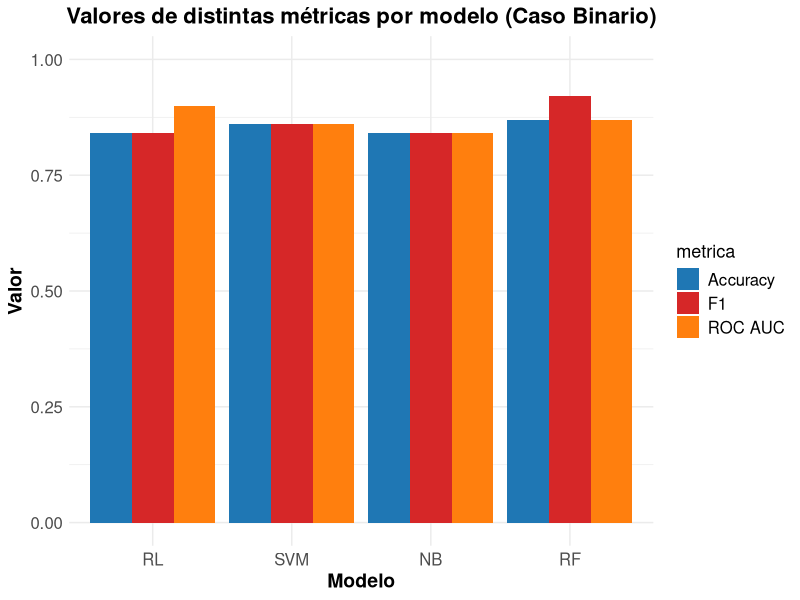
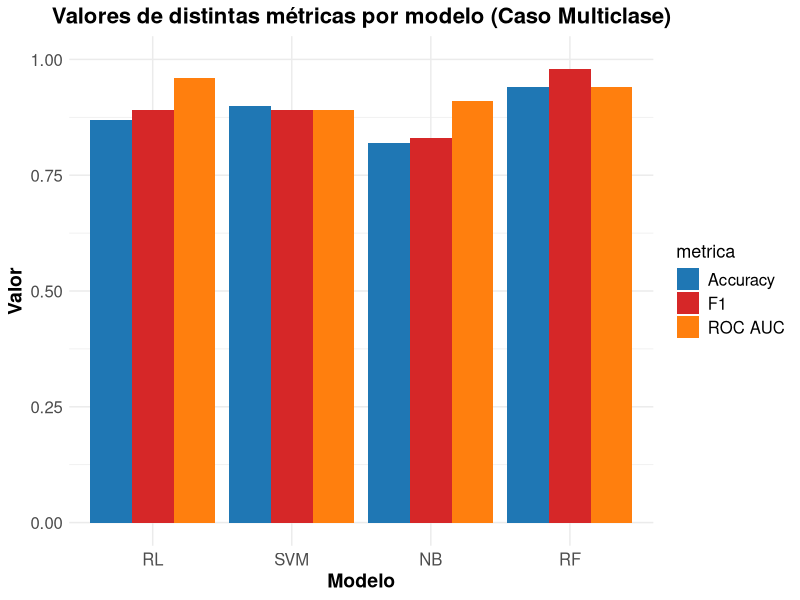
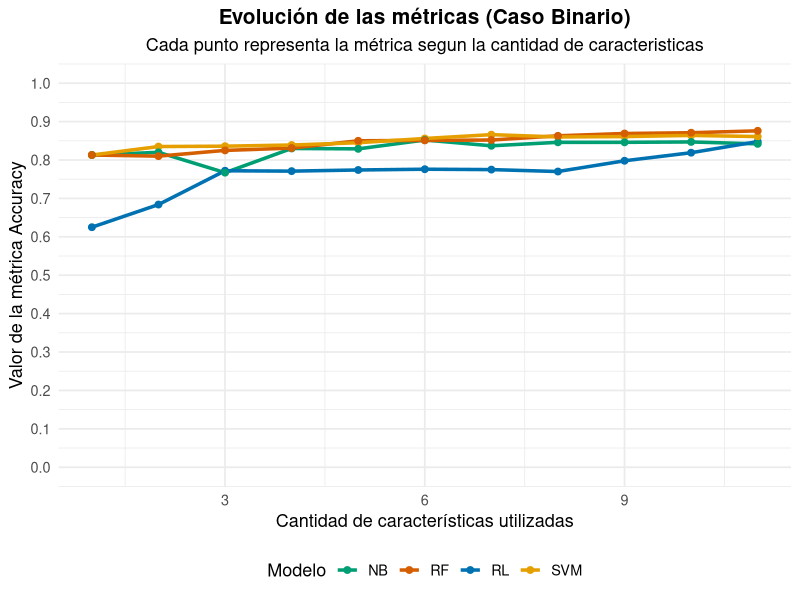
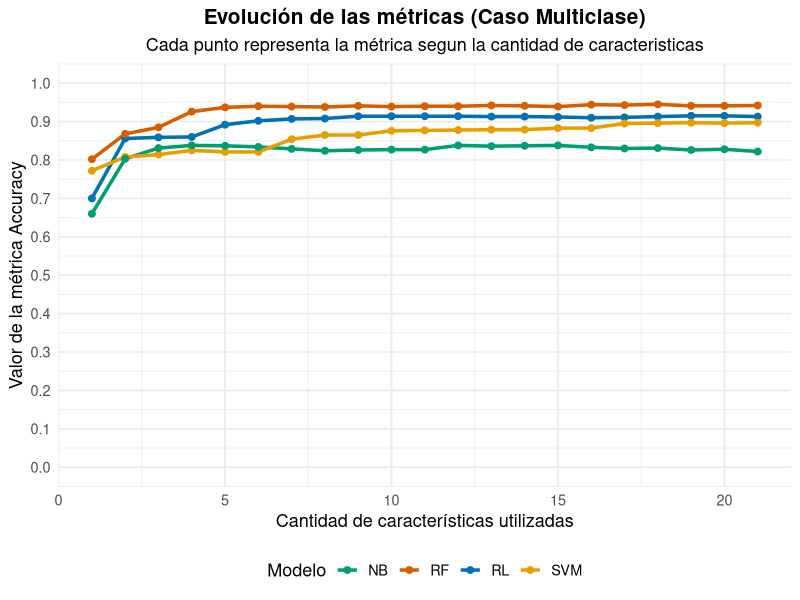
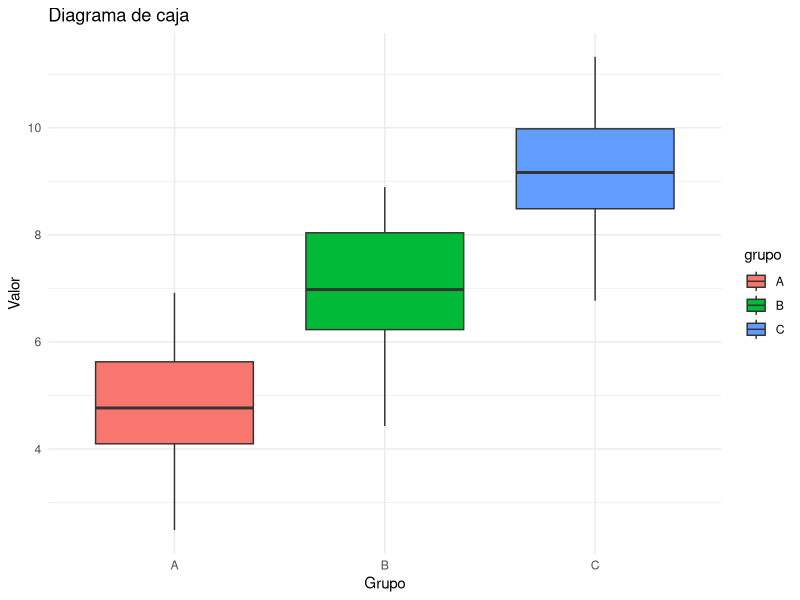
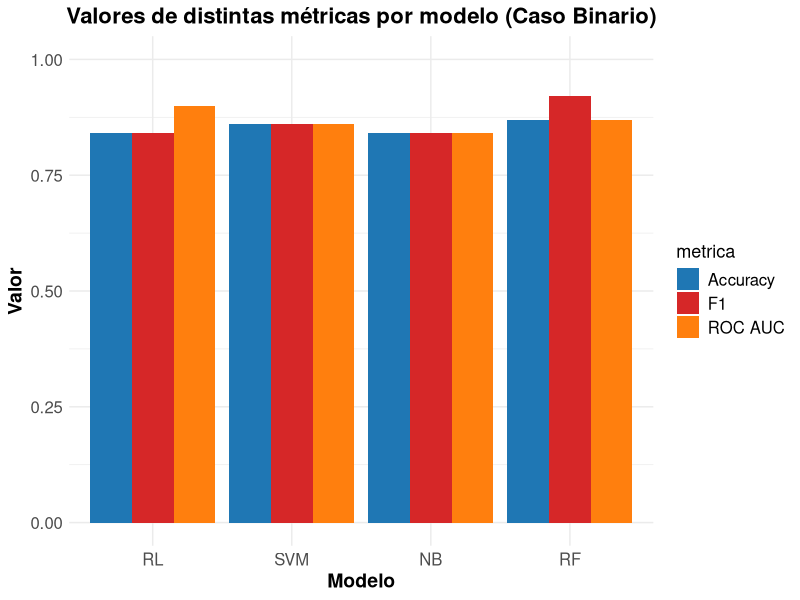

These charts were generated, in order, by the following R code: (Note: this script raises an error after producing the figures.)
## ---- chunk 1
library(ggplot2)
library(dplyr)
library(tidyr)
## ---- chunk 2
# Definimos los modelos y métricas
modelos <- c("RL", "SVM", "NB", "RF")
metricas <- c("Accuracy","F1", "ROC AUC")

# Creamos un data frame con todos los valores simulados
# Creamos un data frame vacío con todas las combinaciones
data <- expand.grid(modelo = modelos, metrica = metricas)
data$valor <- NA  # aquí completás los valores reales

# Ejemplo de cómo asignar valores manualmente:
data$valor[data$modelo=="RL" & data$metrica=="Accuracy"] <- 0.84
data$valor[data$modelo=="RL" & data$metrica=="ROC AUC"] <- 0.90
data$valor[data$modelo=="RL" & data$metrica=="F1"] <- 0.84


data$valor[data$modelo=="SVM" & data$metrica=="Accuracy"] <- 0.86
data$valor[data$modelo=="SVM" & data$metrica=="ROC AUC"] <- 0.86
data$valor[data$modelo=="SVM" & data$metrica=="F1"] <- 0.86


data$valor[data$modelo=="NB" & data$metrica=="Accuracy"] <- 0.84
data$valor[data$modelo=="NB" & data$metrica=="ROC AUC"] <- 0.84
data$valor[data$modelo=="NB" & data$metrica=="F1"] <- 0.84


data$valor[data$modelo=="RF" & data$metrica=="Accuracy"] <- 0.87
data$valor[data$modelo=="RF" & data$metrica=="ROC AUC"] <- 0.87
data$valor[data$modelo=="RF" & data$metrica=="F1"] <- 0.92

## ---- chunk 3
ggplot(data, aes(x = modelo, y = valor, fill = metrica)) +
  
  # geom_bar con stat="identity" dibuja las barras con alturas según 'valor'
  # position="dodge" separa las barras de distintas métricas dentro de cada modelo
  geom_bar(stat = "identity", position = "dodge") +
  
  # Personalización de títulos y etiquetas
  labs(
    title = "Valores de distintas métricas por modelo (Caso Binario)",  # Título del gráfico
    x = "Modelo",  # Etiqueta del eje X
    y = "Valor"    # Etiqueta del eje Y
  ) +
  
  # Ajustar eje Y para que vaya de 0 a 1
  scale_y_continuous(limits = c(0, 1)) +
  
  # Cambiar manualmente los colores de cada métrica
  scale_fill_manual(
    values = c(
      "Accuracy" = "#1f77b4",   # azul
      "ROC AUC" = "#ff7f0e",     # verde
      "F1" = "#d62728"          # rojo
    )
  ) +
  
  # Tema minimalista (limpio) y ajustes de texto
  theme_minimal() +
  theme(
    axis.text = element_text(size = 12),
    axis.title = element_text(size = 14, face = "bold"),
    plot.title = element_text(size = 16, face = "bold", hjust = 0.5),
    legend.title = element_text(size = 13),
    legend.text = element_text(size = 12)
  )

ggsave(
  filename = "mejores_modelos_barras_binario.png", # <--- extensión explícita
  plot = last_plot(),                      # o plot = p si lo guardaste en p <- ggplot(...)
  width = 10, height = 6,                  # tamaño en pulgadas
  dpi = 300                                # resolución
)
## ---- chunk 4
# Definimos los modelos y métricas
modelos <- c("RL", "SVM", "NB", "RF")
metricas <- c("Accuracy","F1", "ROC AUC")

# Creamos un data frame con todos los valores simulados
# Creamos un data frame vacío con todas las combinaciones
data2 <- expand.grid(modelo = modelos, metrica = metricas)
data2$valor <- NA  # aquí completás los valores reales

# Ejemplo de cómo asignar valores manualmente:
data2$valor[data$modelo=="RL" & data$metrica=="Accuracy"] <- 0.87
data2$valor[data$modelo=="RL" & data$metrica=="ROC AUC"] <- 0.96
data2$valor[data$modelo=="RL" & data$metrica=="F1"] <- 0.89


data2$valor[data$modelo=="SVM" & data$metrica=="Accuracy"] <- 0.90
data2$valor[data$modelo=="SVM" & data$metrica=="ROC AUC"] <- 0.89
data2$valor[data$modelo=="SVM" & data$metrica=="F1"] <- 0.89


data2$valor[data$modelo=="NB" & data$metrica=="Accuracy"] <- 0.82
data2$valor[data$modelo=="NB" & data$metrica=="ROC AUC"] <- 0.91
data2$valor[data$modelo=="NB" & data$metrica=="F1"] <- 0.83


data2$valor[data$modelo=="RF" & data$metrica=="Accuracy"] <- 0.94
data2$valor[data$modelo=="RF" & data$metrica=="ROC AUC"] <- 0.94
data2$valor[data$modelo=="RF" & data$metrica=="F1"] <- 0.98
## ---- chunk 5
ggplot(data2, aes(x = modelo, y = valor, fill = metrica)) +
  
  # geom_bar con stat="identity" dibuja las barras con alturas según 'valor'
  # position="dodge" separa las barras de distintas métricas dentro de cada modelo
  geom_bar(stat = "identity", position = "dodge") +
  
  # Personalización de títulos y etiquetas
  labs(
    title = "Valores de distintas métricas por modelo (Caso Multiclase)",  # Título del gráfico
    x = "Modelo",  # Etiqueta del eje X
    y = "Valor"    # Etiqueta del eje Y
  ) +
  
  # Ajustar eje Y para que vaya de 0 a 1
  scale_y_continuous(limits = c(0, 1)) +
  
  # Cambiar manualmente los colores de cada métrica
  scale_fill_manual(
    values = c(
      "Accuracy" = "#1f77b4",   # azul
      "ROC AUC" = "#ff7f0e",     # verde
      "F1" = "#d62728"          # rojo
    )
  ) +
  
  # Tema minimalista (limpio) y ajustes de texto
  theme_minimal() +
  theme(
    axis.text = element_text(size = 12),
    axis.title = element_text(size = 14, face = "bold"),
    plot.title = element_text(size = 16, face = "bold", hjust = 0.5),
    legend.title = element_text(size = 13),
    legend.text = element_text(size = 12)
  )
## ---- chunk 6
df_metricas <- data.frame(
  n_features = c(1,2,3,4,5,6,7,8,9,10,11),
  
  RL = c(0.625, 0.684, 0.772, 0.771, 0.774, 0.776, 0.775, 0.770, 0.798, 0.819, 0.848),
  
  
  SVM = c(0.813, 0.835, 0.836, 0.839, 0.845, 0.856, 0.866, 0.860, 0.861, 0.864, 0.861),
  
  
  NB = c(0.813, 0.820, 0.767, 0.830, 0.829, 0.852, 0.837, 0.846, 0.846, 0.847, 0.842),
  
  
  RF = c(0.813, 0.810, 0.825, 0.831, 0.850, 0.851, 0.852, 0.863, 0.869, 0.871, 0.876)
)

df_largo <- df_metricas %>%
  pivot_longer(cols = -n_features, names_to = "modelo", values_to = "valor")


ggplot(df_largo, aes(x = n_features, y = valor, color = modelo)) +
  geom_line(linewidth = 1.2) +
  geom_point(size = 2) +
  scale_color_manual(values = c("RL" = "#0072B2", "SVM" = "#E69F00",
                                "NB" = "#009E73", "RF" = "#D55E00")) +
  scale_y_continuous(limits = c(0,1), breaks = seq(0,1,0.1)) +
  labs(
    title = "Evolución de las métricas (Caso Binario)",
    subtitle = "Cada punto representa la métrica segun la cantidad de caracteristicas",
    x = "Cantidad de características utilizadas",
    y = "Valor de la métrica Accuracy",
    color = "Modelo"
  ) +
  theme_minimal(base_size = 13) +
 theme(
    plot.title = element_text(face = "bold", size = 15, hjust = 0.5),
    plot.subtitle = element_text(hjust = 0.5),
    legend.position = "bottom"
  )
## ---- chunk 7
df_metricas <- data.frame(
  n_features = c(1,2,3,4,5,6,7,8,9,10,11,12,13,14,15,16,17,18,19,20,21),
  
  RL = c(0.70, 0.856, 0.859, 0.860, 0.892, 0.902, 0.907, 0.908, 0.914, 0.914, 0.914, 0.914, 0.913, 0.913, 0.912, 0.910, 0.911, 0.913, 0.915, 0.915, 0.913 ),
  
  
  SVM = c(0.772, 0.808, 0.814, 0.825, 0.821, 0.821, 0.854, 0.865, 0.865, 0.876, 0.877, 0.878, 0.879, 0.879, 0.883, 0.883, 0.895, 0.896, 0.897, 0.896, 0.897 ),
  
  
  NB = c(0.660, 0.803, 0.831, 0.838, 0.837, 0.834, 0.829, 0.824, 0.826, 0.827, 0.827, 0.838, 0.836, 0.837, 0.838, 0.833, 0.830, 0.831, 0.826, 0.828, 0.822 ),
  
  
  RF = c(0.802, 0.868, 0.885, 0.926, 0.937, 0.940, 0.939, 0.938, 0.941, 0.939, 0.940, 0.940, 0.942, 0.941, 0.939, 0.944, 0.943, 0.945, 0.941, 0.941, 0.942 )
)

df_largo <- df_metricas %>%
  pivot_longer(cols = -n_features, names_to = "modelo", values_to = "valor")


ggplot(df_largo, aes(x = n_features, y = valor, color = modelo)) +
  geom_line(linewidth = 1.2) +
  geom_point(size = 2) +
  scale_color_manual(values = c("RL" = "#0072B2", "SVM" = "#E69F00",
                                "NB" = "#009E73", "RF" = "#D55E00")) +
  scale_y_continuous(limits = c(0,1), breaks = seq(0,1,0.1)) +
  labs(
    title = "Evolución de las métricas (Caso Multiclase)",
    subtitle = "Cada punto representa la métrica segun la cantidad de caracteristicas",
    x = "Cantidad de características utilizadas",
    y = "Valor de la métrica Accuracy",
    color = "Modelo"
  ) +
  theme_minimal(base_size = 13) +
 theme(
    plot.title = element_text(face = "bold", size = 15, hjust = 0.5),
    plot.subtitle = element_text(hjust = 0.5),
    legend.position = "bottom"
  )
## ---- chunk 8
df_box <- data.frame(
  grupo = rep(c("A", "B", "C"), each = 50),
  valor = c(rnorm(50, 5), rnorm(50, 7), rnorm(50, 9))
)

ggplot(df_box, aes(x = grupo, y = valor, fill = grupo)) +
  geom_boxplot() +
  labs(title = "Diagrama de caja", x = "Grupo", y = "Valor") +
  theme_minimal()

## ---- chunk 9
ggplot(data, aes(x = "", y = valor, fill = categoria)) +
  geom_bar(stat = "identity", width = 1) +
  coord_polar("y", start = 0) +
  labs(title = "Gráfico de pastel") +
  theme_void()

## ---- chunk 10

## ---- chunk 11

## ---- chunk 12

## ---- chunk 13

